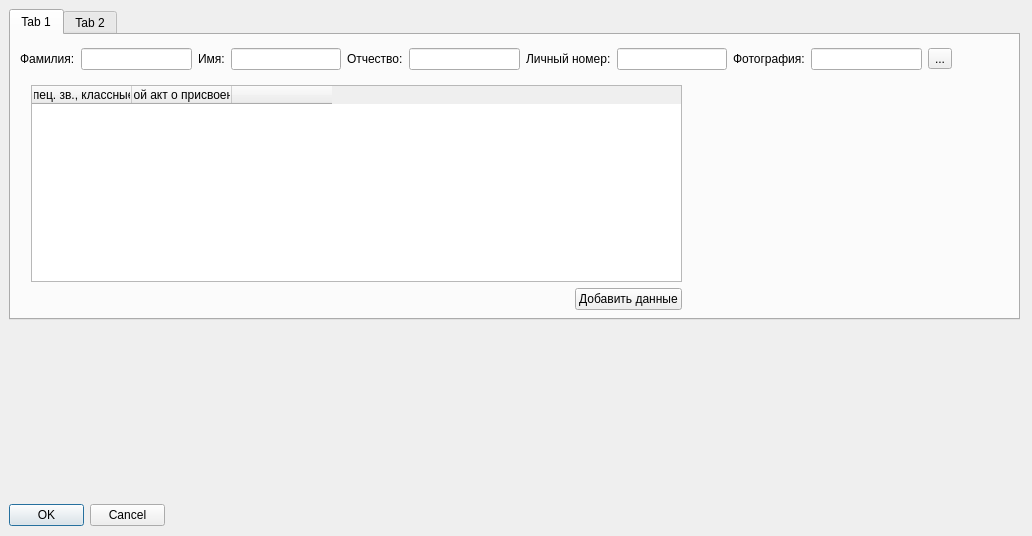
<?xml version="1.0" encoding="UTF-8"?>
<ui version="4.0">
 <class>PersonesData</class>
 <widget class="QDialog" name="PersonesData">
  <property name="geometry">
   <rect>
    <x>0</x>
    <y>0</y>
    <width>1032</width>
    <height>536</height>
   </rect>
  </property>
  <property name="windowTitle">
   <string>Dialog</string>
  </property>
  <widget class="QDialogButtonBox" name="buttonBox">
   <property name="geometry">
    <rect>
     <x>9</x>
     <y>504</y>
     <width>156</width>
     <height>23</height>
    </rect>
   </property>
   <property name="orientation">
    <enum>Qt::Horizontal</enum>
   </property>
   <property name="standardButtons">
    <set>QDialogButtonBox::Cancel|QDialogButtonBox::Ok</set>
   </property>
  </widget>
  <widget class="QTabWidget" name="tabWidget">
   <property name="geometry">
    <rect>
     <x>9</x>
     <y>9</y>
     <width>1011</width>
     <height>311</height>
    </rect>
   </property>
   <property name="currentIndex">
    <number>0</number>
   </property>
   <widget class="QWidget" name="tab">
    <attribute name="title">
     <string>Tab 1</string>
    </attribute>
    <widget class="QWidget" name="">
     <property name="geometry">
      <rect>
       <x>9</x>
       <y>9</y>
       <width>932</width>
       <height>31</height>
      </rect>
     </property>
     <layout class="QGridLayout" name="gridLayout">
      <item row="0" column="0">
       <widget class="QLabel" name="label_3">
        <property name="text">
         <string>Фамилия:</string>
        </property>
       </widget>
      </item>
      <item row="0" column="1">
       <widget class="QLineEdit" name="lineEdit_2"/>
      </item>
      <item row="0" column="2">
       <widget class="QLabel" name="label">
        <property name="text">
         <string>Имя:</string>
        </property>
       </widget>
      </item>
      <item row="0" column="3">
       <widget class="QLineEdit" name="lineEdit_3"/>
      </item>
      <item row="0" column="4">
       <widget class="QLabel" name="label_2">
        <property name="text">
         <string>Отчество:</string>
        </property>
       </widget>
      </item>
      <item row="0" column="5">
       <widget class="QLineEdit" name="lineEdit_4"/>
      </item>
      <item row="0" column="6">
       <widget class="QLabel" name="label_5">
        <property name="text">
         <string>Личный номер:</string>
        </property>
       </widget>
      </item>
      <item row="0" column="7">
       <widget class="QLineEdit" name="lineEdit_5"/>
      </item>
      <item row="0" column="8">
       <widget class="QLabel" name="label_4">
        <property name="text">
         <string>Фотография:</string>
        </property>
       </widget>
      </item>
      <item row="0" column="9">
       <widget class="QLineEdit" name="lineEdit"/>
      </item>
      <item row="0" column="10">
       <widget class="QToolButton" name="toolButton">
        <property name="text">
         <string>...</string>
        </property>
       </widget>
      </item>
     </layout>
    </widget>
    <widget class="QWidget" name="">
     <property name="geometry">
      <rect>
       <x>20</x>
       <y>50</y>
       <width>651</width>
       <height>225</height>
      </rect>
     </property>
     <layout class="QGridLayout" name="gridLayout_3">
      <item row="0" column="0">
       <widget class="QTableWidget" name="tableWidget">
        <column>
         <property name="text">
          <string>в/зв (спец. зв., классные чины</string>
         </property>
        </column>
        <column>
         <property name="text">
          <string>Правовой акт о присвоении в/зв</string>
         </property>
        </column>
        <column>
         <property name="text">
          <string/>
         </property>
        </column>
       </widget>
      </item>
      <item row="1" column="0">
       <layout class="QGridLayout" name="gridLayout_2">
        <item row="0" column="0">
         <spacer name="horizontalSpacer">
          <property name="orientation">
           <enum>Qt::Horizontal</enum>
          </property>
          <property name="sizeHint" stdset="0">
           <size>
            <width>40</width>
            <height>20</height>
           </size>
          </property>
         </spacer>
        </item>
        <item row="0" column="1">
         <widget class="QPushButton" name="pushButton">
          <property name="text">
           <string>Добавить данные</string>
          </property>
         </widget>
        </item>
       </layout>
      </item>
     </layout>
    </widget>
   </widget>
   <widget class="QWidget" name="tab_2">
    <attribute name="title">
     <string>Tab 2</string>
    </attribute>
   </widget>
  </widget>
 </widget>
 <resources/>
 <connections>
  <connection>
   <sender>buttonBox</sender>
   <signal>accepted()</signal>
   <receiver>PersonesData</receiver>
   <slot>accept()</slot>
   <hints>
    <hint type="sourcelabel">
     <x>248</x>
     <y>254</y>
    </hint>
    <hint type="destinationlabel">
     <x>157</x>
     <y>274</y>
    </hint>
   </hints>
  </connection>
  <connection>
   <sender>buttonBox</sender>
   <signal>rejected()</signal>
   <receiver>PersonesData</receiver>
   <slot>reject()</slot>
   <hints>
    <hint type="sourcelabel">
     <x>316</x>
     <y>260</y>
    </hint>
    <hint type="destinationlabel">
     <x>286</x>
     <y>274</y>
    </hint>
   </hints>
  </connection>
 </connections>
</ui>
